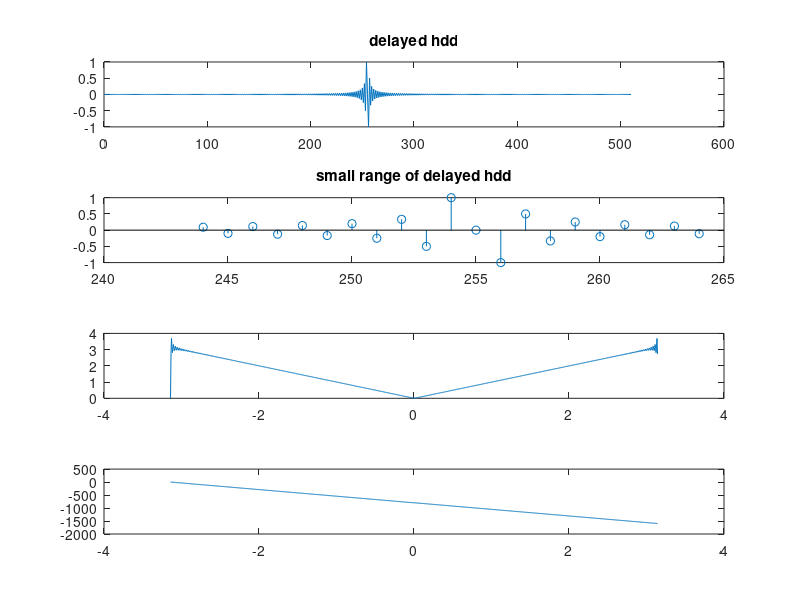

Reproduce this figure in MATLAB.

clear
clc

N=511;

% we have to calculate hdd for n
n=[0:N-1];

% note that to get the perfect symmetry around nd we have to have
% N=2 nd + 1
% => that nd=511-1/2=255

% let us assume delay d is 255
d=(N-1)/2;

% then new n after delay d is
nd=n-d;

% h descrete after delay; preallocate space for better efficiency
hdd=zeros(1,length(nd));
for i=1:length(nd)
    if (nd(i)==0)
        hdd(i)=0;
    else
        hdd(i)=((-1)^nd(i))/nd(i);
    end        
end

% to see the symmetry 
% plot only smaller range r
r=(-10+d:10+d);

H=fftshift(fft(hdd,1024));

w=linspace(-pi,pi,1024);

figure(3)
clf

subplot(411)
plot(n,hdd);
title('delayed hdd')

subplot(412)
stem(n(r),hdd(r));
title('small range of delayed hdd')

subplot(413)
plot(w,abs(H));

subplot(414)
plot(w,unwrap(angle(H)));

return
